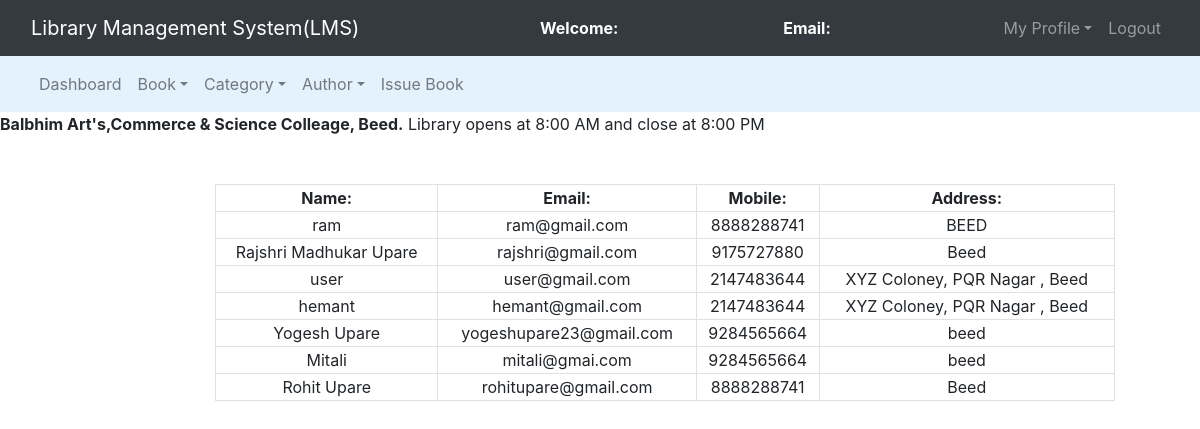
/admin/regusers.php, run on the app's committed database.
### tables this page shows
CREATE TABLE `users` (
  `id` int(11) NOT NULL,
  `name` varchar(50) NOT NULL,
  `email` varchar(100) NOT NULL,
  `password` varchar(100) NOT NULL,
  `mobile` bigint(10) NOT NULL,
  `address` varchar(250) NOT NULL
);

### admin/regusers.php (the view, shortened to what this page needs)
<?php
	include 'db_connect.php';
	$query = "select * from users";
?>
<!DOCTYPE html>
<html>
<head>
	<link rel="stylesheet" type="text/css" href="../bootstrap-4.4.1/css/bootstrap.min.css">
</head>
<body>
	<nav class="navbar navbar-expand-lg navbar-dark bg-dark">
		<div class="container-fluid">
			<div class="navbar-header">
				<a class="navbar-brand" href="index.php">Library Management System(LMS)</a>
			</div>
			<font style="color: white"><span><strong>Welcome: <?php echo $_SESSION['name'];?></strong></span></font>
			<font style="color: white"><span><strong>Email: <?php echo $_SESSION['email'];?></strong></span></font>
			<ul class="nav navbar-nav navbar-right">
				<li class="nav-item dropdown">
					<a class="nav-link dropdown-toggle" data-toggle="dropdown">My Profile</a>
				</li>
				<li class="nav-item"><a class="nav-link" href="../logout.php">Logout</a></li>
			</ul>
		</div>
	</nav>
<nav class="navbar navbar-expand-lg navbar-light" style="background-color: #e3f2fd">
	<div class="container-fluid">
		<ul class="nav navbar-nav navbar-center">
			<li class="nav-item">
				<a href="admin_dashboard.php" class="nav-link">Dashboard</a>
			</li>
			<li class="nav-item dropdown">
				<a class="nav-link dropdown-toggle" data-toggle="dropdown">Book</a>
			</li>
			<li class="nav-item dropdown">
				<a class="nav-link dropdown-toggle" data-toggle="dropdown">Category</a>
			</li>
			<li class="nav-item dropdown">
				<a class="nav-link dropdown-toggle" data-toggle="dropdown">Author</a>
			</li>
			<li class="nav-item">
				<a href="issue_book.php" class="nav-link">Issue Book</a>
			</li>
		</ul>
	</div>
</nav>
<span><marquee><b>Balbhim Art's,Commerce & Science Colleage, Beed.</b> Library opens at 8:00 AM and close at 8:00 PM</marquee></span><br><br>
<div class="container-fluid">
	<div class="row">
	<div class="col-md-2"></div>
	<div class="col-md-8">
		<form>
			<table class="table-bordered" width="900px" style="text-align: center">
				<tr>
					<th>Name:</th>
					<th>Email:</th>
					<th>Mobile:</th>
					<th>Address:</th>
				</tr>
				<?php
					$query_run = mysqli_query($connection,$query);
					while($row = mysqli_fetch_assoc($query_run)){
						$name = $row['name'];
						$email = $row['email'];
						$mobile = $row['mobile'];
						$address = $row['address'];
				?>
						<tr>
							<td><?php echo $name;?></td>
							<td><?php echo $email;?></td>
							<td><?php echo $mobile;?></td>
							<td><?php echo $address;?></td>
						</tr>
						<?php
					}
				?>
			</table>
		</form>
	</div>
	<div class="col-md-2"></div>
</div>
</body>
</html>

### data on the page
users: name "ram", email "ram@gmail.com", mobile "8888288741", address "BEED"
users: name "Rajshri Madhukar Upare", email "rajshri@gmail.com", mobile "9175727880", address "Beed"
users: name "user", email "user@gmail.com", mobile "2147483644", address "XYZ Coloney, PQR Nagar , Beed"
users: name "hemant", email "hemant@gmail.com", mobile "2147483644", address "XYZ Coloney, PQR Nagar , Beed"
users: name "Yogesh Upare", email "yogeshupare23@gmail.com", mobile "9284565664", address "beed"
users: name "Mitali", email "mitali@gmai.com", mobile "9284565664", address "beed"
users: name "Rohit Upare", email "rohitupare@gmail.com", mobile "8888288741", address "Beed"
